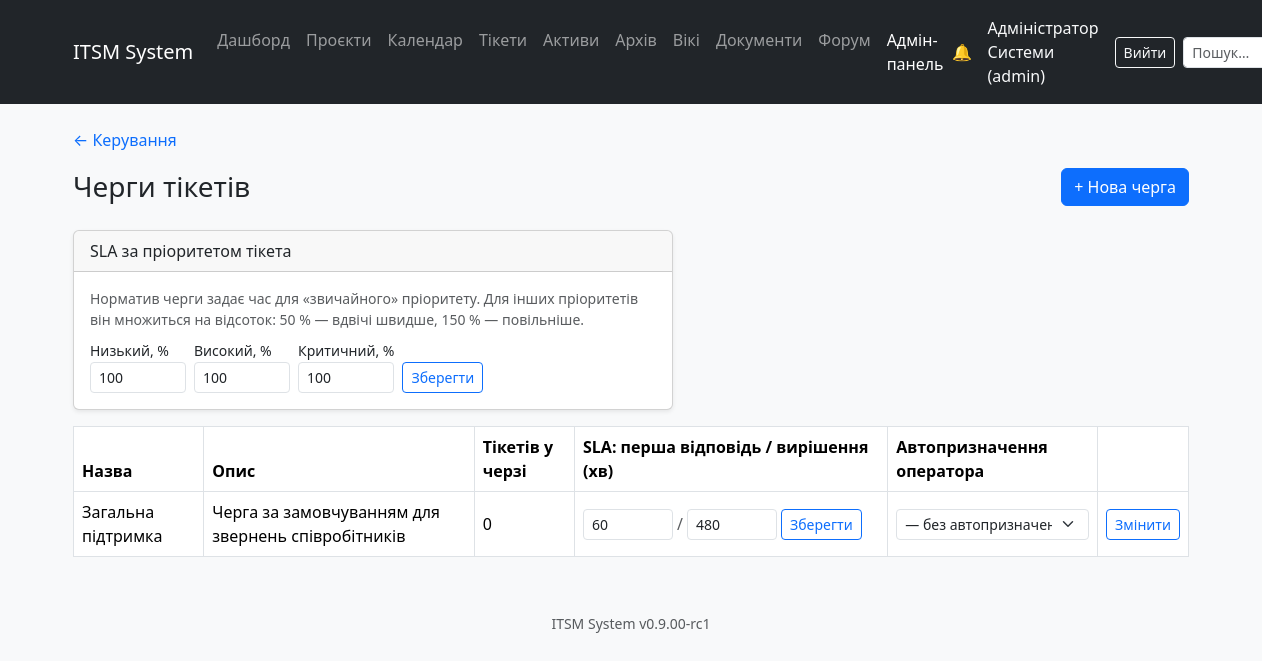
/admin/queues (signed in), run on the app's committed database.
### tables this page shows
CREATE TABLE IF NOT EXISTS ticket_queues (
    id INT AUTO_INCREMENT PRIMARY KEY,
    name VARCHAR(100) NOT NULL,
    description VARCHAR(255),
    default_operator_id INT NULL,   
    FOREIGN KEY (default_operator_id) REFERENCES users(id) ON DELETE SET NULL
);

### app/Views/admin/queues.php (the view, shortened to what the rows shown need)
<table class="table table-bordered bg-white align-middle">
    <thead>
        <tr><th>Назва</th><th>Опис</th><th>Тікетів у черзі</th><th>SLA: перша відповідь / вирішення (хв)</th><th>Автопризначення оператора</th><th></th></tr>
    </thead>
    <tbody>
    <?php if (empty($queues)): ?>
        <tr><td colspan="6" class="text-center text-muted">Черг ще немає</td></tr>
    <?php else: foreach ($queues as $q): ?>
        <tr>
            <td><?= \App\Core\View::e($q['name']) ?></td>
            <td><?= \App\Core\View::e($q['description'] ?? '—') ?></td>
            <td><?= (int)$q['tickets_count'] ?></td>
            <td>
                <form method="post" action="/admin/queues/<?= (int)$q['id'] ?>/sla" class="d-flex gap-1 align-items-center">
                    <input type="number" name="first_response_minutes" class="form-control form-control-sm sla-minutes-input"
                           min="1" value="<?= $q['first_response_minutes'] !== null ? (int)$q['first_response_minutes'] : '' ?>" required>
                    <span class="text-muted">/</span>
                    <input type="number" name="resolution_minutes" class="form-control form-control-sm sla-minutes-input"
                           min="1" value="<?= $q['resolution_minutes'] !== null ? (int)$q['resolution_minutes'] : '' ?>" required>
                    <button type="submit" class="btn btn-sm btn-outline-primary">Зберегти</button>
                </form>
            </td>
            <td>
                <form method="post" action="/admin/queues/<?= (int)$q['id'] ?>/default-operator">
                </form>
            </td>
            <td class="text-nowrap">
                <a class="btn btn-sm btn-outline-primary" href="/admin/queues/<?= (int)$q['id'] ?>/edit">Змінити</a>
            </td>
        </tr>
    <?php endforeach; endif; ?>
    </tbody>
</table>

### data on the page
ticket_queues: name "Загальна підтримка", description "Черга за замовчуванням для звернень співробітників", tickets_count "0", first_response_minutes "60", resolution_minutes "480"

### other printed values
$mLabel "Активи"
$mLabel "Архів"
$mLabel "Вікі"
$mLabel "Документи"
$mLabel "Форум"
$l "Низький"
$l "Високий"
$l "Критичний"
